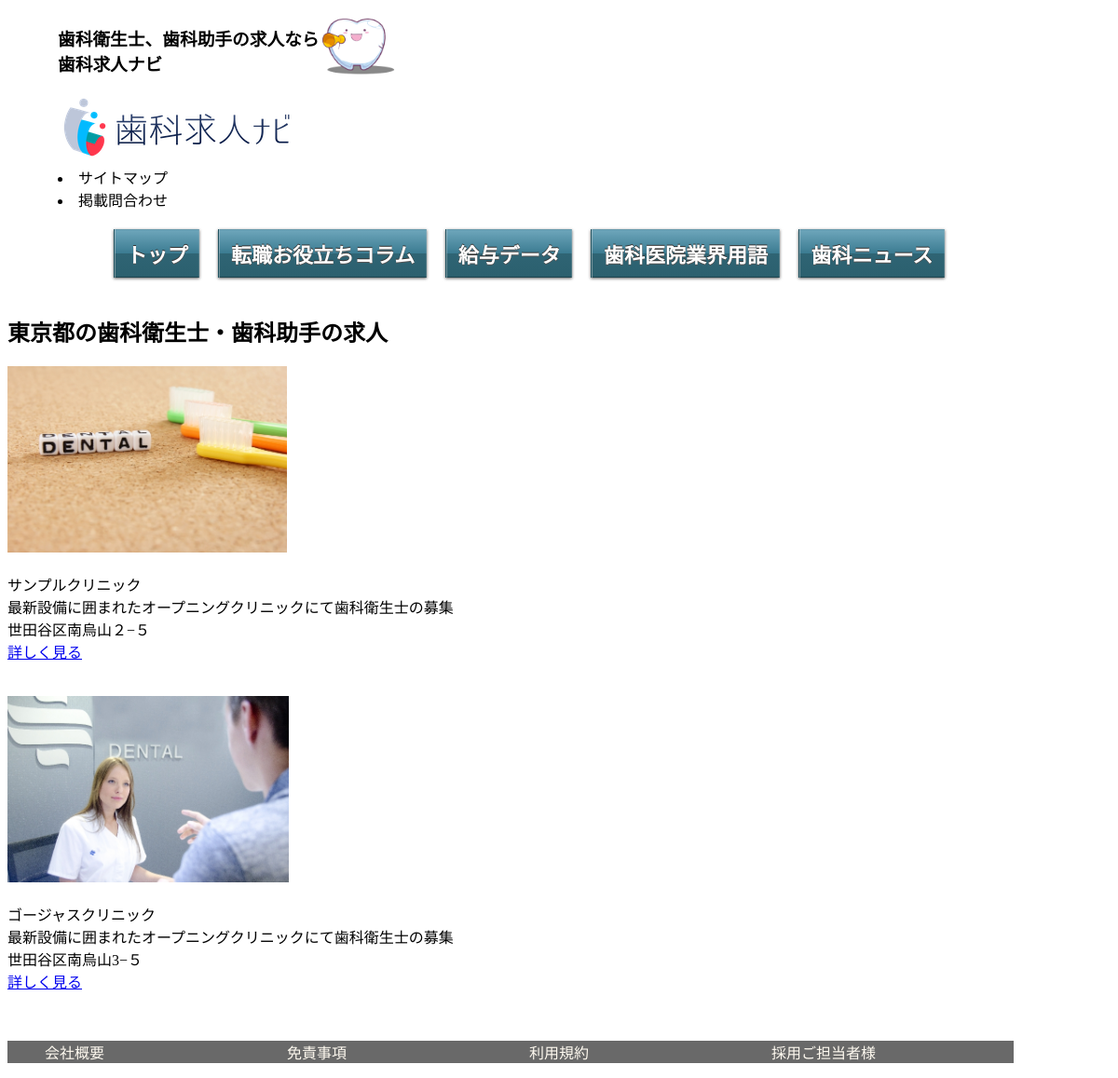
Page /13todouhu.php on the committed database.
### tables this page shows
create table shikanavi(no int primary key auto_increment,koyou int,shokushu int,basho int,keitai int,
name varchar(60),kyuuyo varchar(120),adress varchar(200),access varchar(200),title varchar(100),apeal varchar(500),
motometeru varchar(500),shikaku int,time varchar(100),taiguu varchar(150),kyuuzitsu varchar(100),kyuuka varchar(100),
ouboyouken varchar(200));

### 13todouhu.php (the view, shortened to what this page needs)
<?php
$dbh =connectDatabase();
$sql="select * from shikanavi where basho =13";
$stmt = $dbh->prepare($sql);
$stmt ->execute();
$row =$stmt->fetchall();
?>
<!DOCTYPE html>
<lang type="ja">
  <head>
  <link type="text/css" rel="stylesheet" href="style.css">
  </head>
  <body>
  <?php require_once('header.php'); ?>
    <h2>東京都の歯科衛生士・歯科助手の求人</h2>
<?php
foreach($row as $shika):?>
<img src="<?php echo $shika['no'];?>.jpeg"  widht="200px" height="200px"><br><br>
<?php echo $shika['name'].'<br>';?>
<?php echo $shika['title'].'<br>';?>
<?php echo $shika['adress'].'<br>';?>
<a href="shousai.php?no=<?php  echo$shika['no']; ?>"> <?php echo '詳しく見る<br>';?></a><br><br>
<?php endforeach?>
<?php require_once('footer.php');?>
  </body>
  </html>

### style.css (style rules this page uses)
body { width:90%; }

### rows in the picture
shikanavi: shows a picture, name "サンプルクリニック", title "最新設備に囲まれたオープニングクリニックにて歯科衛生士の募集", adress "世田谷区南烏山２−５"
shikanavi: shows a picture, name "ゴージャスクリニック", title "最新設備に囲まれたオープニングクリニックにて歯科衛生士の募集", adress "世田谷区南烏山3−５"
